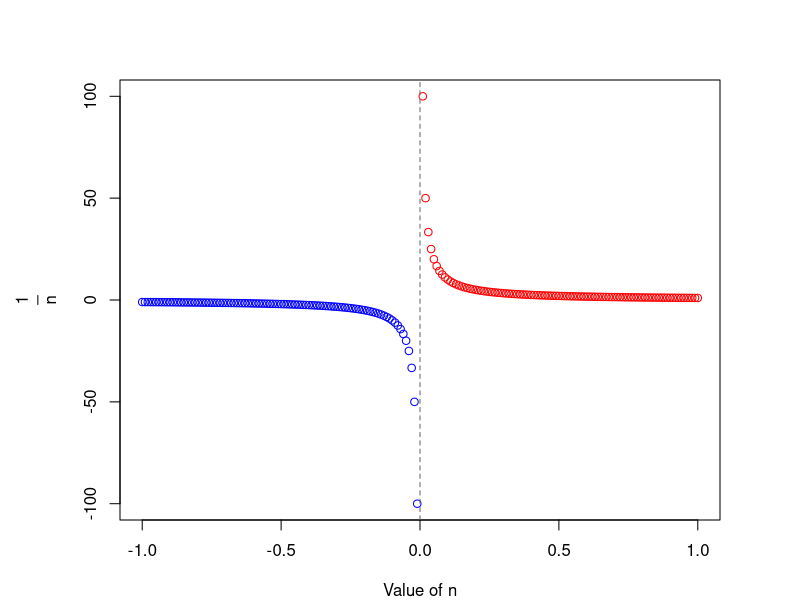
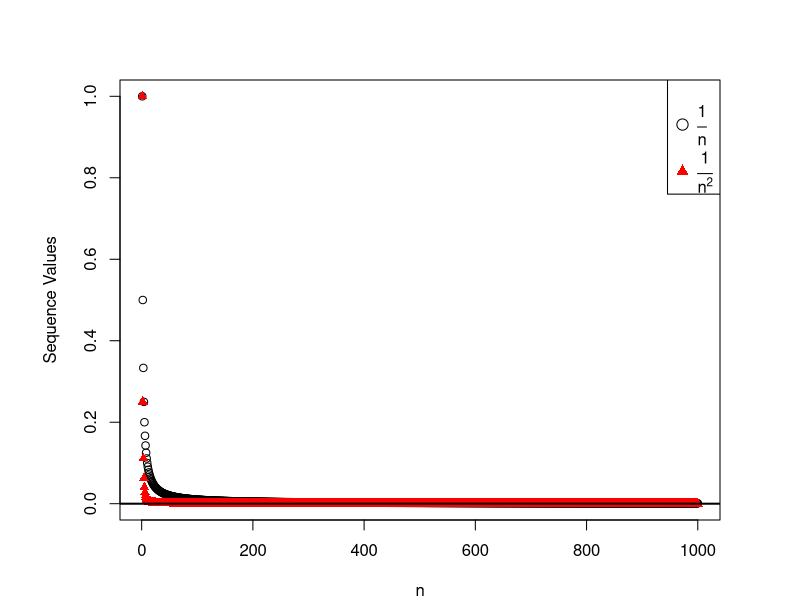
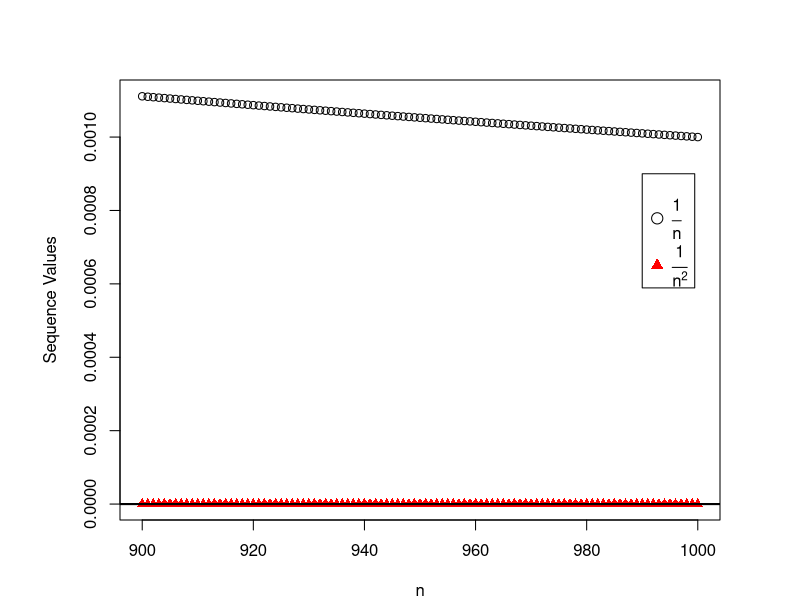
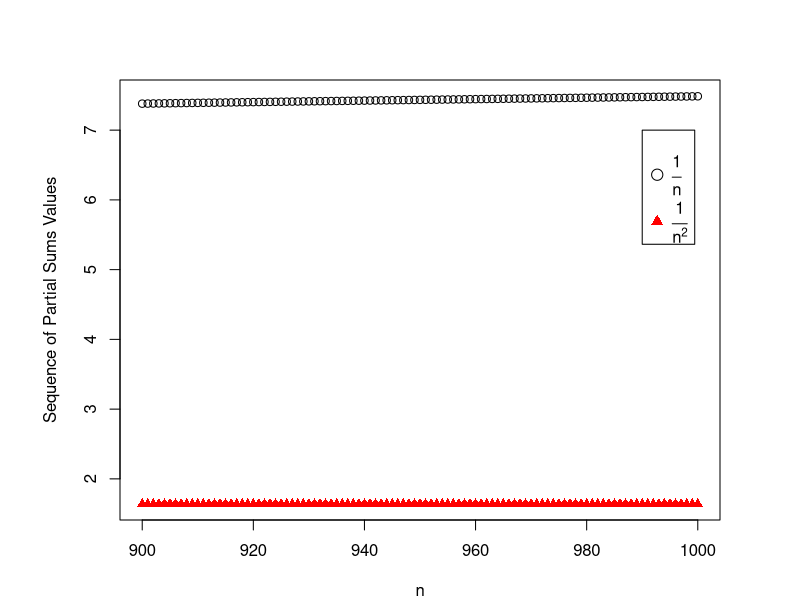
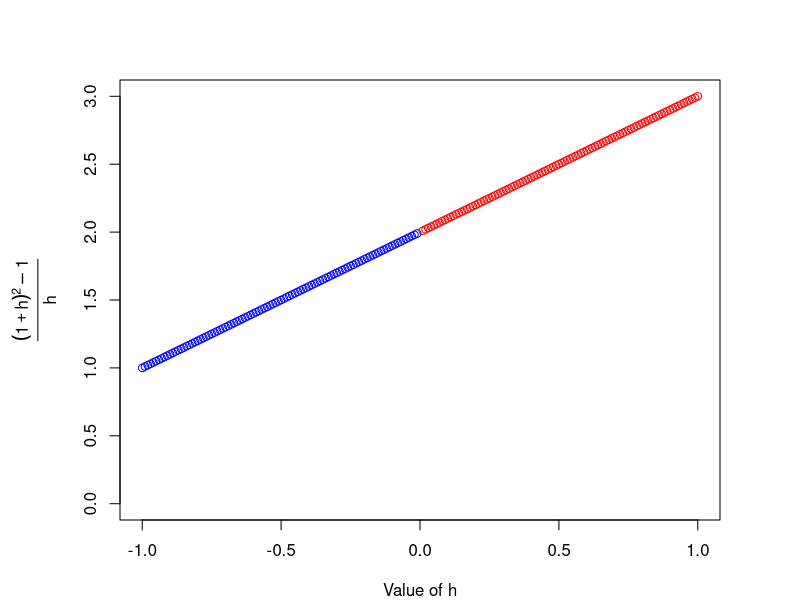
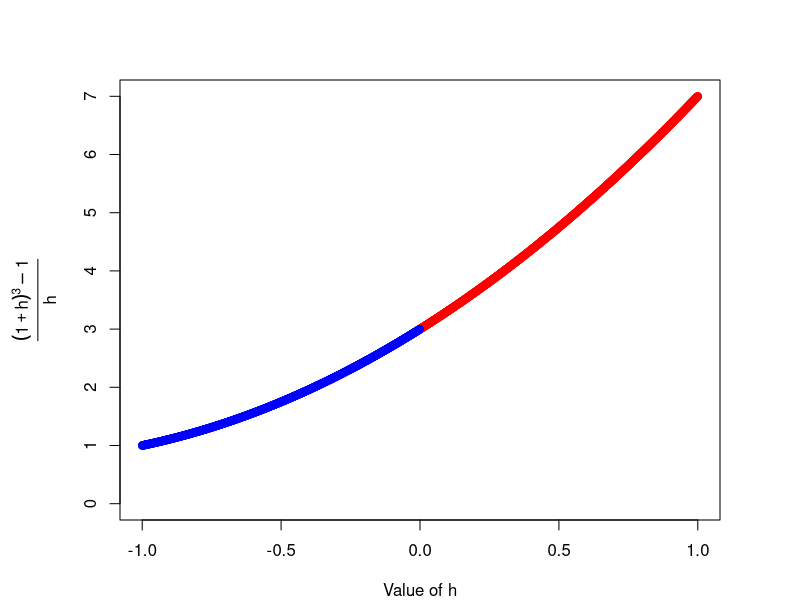
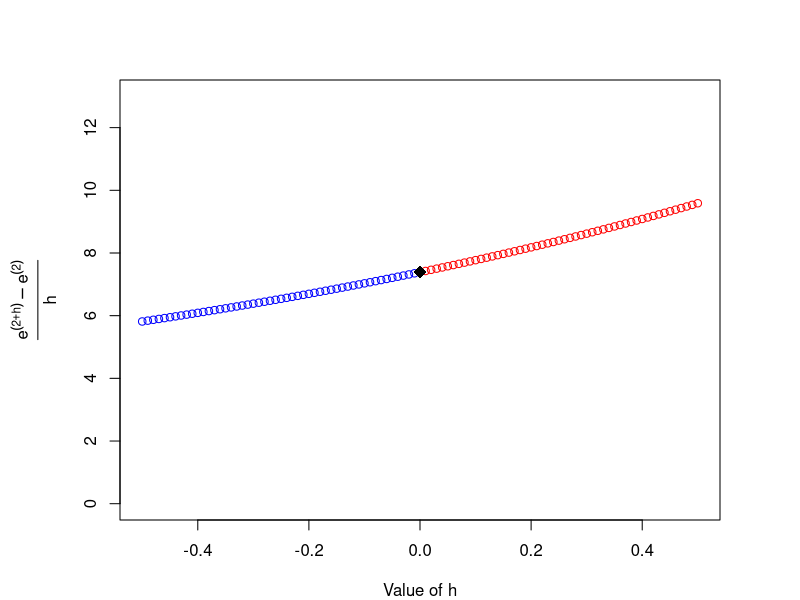
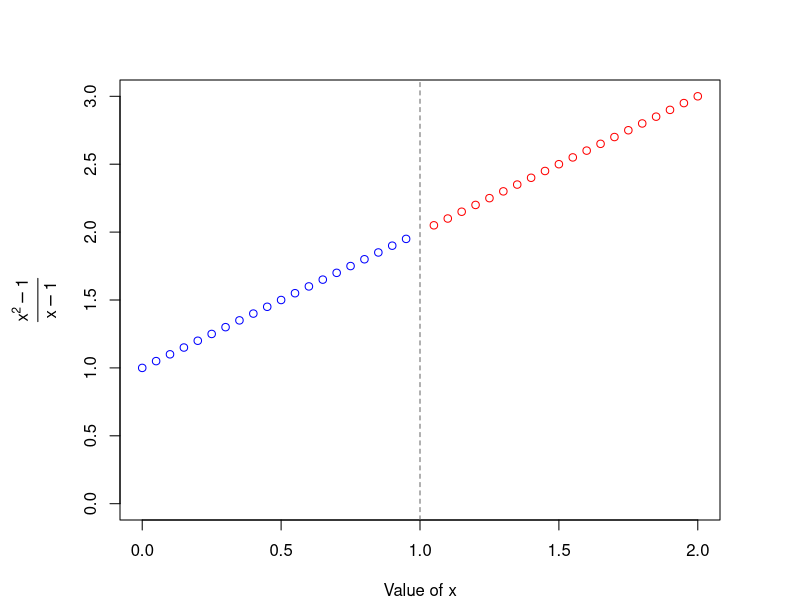

Generate these figures, in order, with R:
######################################################################
### R for College Mathematics and Statistics
### Thomas J Pfaff
### Code for Chapter 5: Sequences, Series, and Limits
######################################################################

options(scipen=9)
n=39:42
n=n^3+5
n=1/n
n


a=1:9
b=1:3
a+b
a^b

##### Sequences and Series #####

nr=100:1/100
nl=-100:-1/100
f=function(n){1/n}
par(mar=c(4,6,4,4))
plot(nr,f(nr),col="red",xlim=c(-1,1),ylim=c(-100,100),xlab="Value of n",
	ylab=expression(frac(1,n)))
points(nl,f(nl),col="blue")
abline(v=0,lty=2,col="gray40")


l=1
u=1000
n1=l:u
s1=1/n1
n2=(l:u)^2
s2=1/n2
miny=min(min(s1),min(s2))
maxy=max(max(s1),max(s2))
plot(n1,s1,pch=1,xlim=c(l,u),ylim=c(miny,maxy),xlab="n",ylab="Sequence Values")
points(n1,s2,pch=17,col="red")
legend("topright",c(expression(frac(1,n)),expression(frac(1,n^2))),
	pch=c(1,17),pt.cex=c(1.5,1.25),col=c("black","red"),y.intersp=1.25)
abline(h=0,lwd=2)


l2=900
u2=1000
miny2=min(min(s1[c(l2:u2)]),min(s2[c(l2:u2)]))
maxy2=max(max(s1[c(l2:u2)]),min(s2[c(l2:u2)]))
options(scipen=9)
plot(n1[c(l2:u2)],s1[c(l2:u2)],pch=1,xlim=c(l2,u2),ylim=c(miny2,maxy2),
	xlab="n",ylab="Sequence Values")
points(n1[c(l2:u2)],s2[c(l2:u2)],pch=17,col="red")
legend(990,0.0009,c(expression(frac(1,n)),expression(frac(1,n^2))),
	pch=c(1,17),pt.cex=c(1.5,1.25),col=c("black","red"),y.intersp=1.25)
abline(h=0,lwd=2)


l2=900
u2=1000
ps1=cumsum(s1)
ps2=cumsum(s2)
miny3=min(min(ps1[c(l2:u2)]),min(ps2[c(l2:u2)]))
maxy3=max(max(ps1[c(l2:u2)]),min(ps2[c(l2:u2)]))
plot(n1[c(l2:u2)],ps1[c(l2:u2)],pch=1,xlim=c(l2,u2),ylim=c(miny3,maxy3),
	xlab="n",ylab="Sequence of Partial Sums Values")
points(n1[c(l2:u2)],ps2[c(l2:u2)],pch=17,col="red")
legend(990,7,c(expression(frac(1,n)),expression(frac(1,n^2))),pch=c(1,17),
	pt.cex=c(1.5,1.25),col=c("black","red"),y.intersp=1.25)

##### The Derivative as a Limit #####

hp=100:1/100
hm=-100:-1/100
D=function(h){((1+h)^2-1)/h}
par(mar=c(4,6,4,4))
plot(hp,D(hp),col="red",xlim=c(-1,1),ylim=c(0,3),xlab="Value of h",
	ylab=expression(frac((1+h)^2-1,h)))
points(hm,D(hm),col="blue")


hp=1000:1/1000
hm=-1000:-1/1000
D=function(h){((1+h)^3-1)/h}
par(mar=c(4,6,4,4))
plot(hp,D(hp),col="red",xlim=c(-1,1),ylim=c(0,7),xlab="Value of h",
	ylab=expression(frac((1+h)^3-1,h)))
points(hm,D(hm),col="blue")


hp=50:1/100
hm=-50:-1/100
D=function(a,h){(exp(a+h)-exp(a))/h}
par(mar=c(4,6,4,4))
plot(hp,D(2,hp),col="red",xlim=c(-0.5,0.5),ylim=c(0,13),xlab="Value of h",
	ylab=expression(frac(e^(2+h)-e^(2),h)))
points(hm,D(2,hm),col="blue")
points(0,exp(2),pch=18,cex=1.75)


xr=1+ 20:1/20
xl=1- 20:1/20
f=function(x){(x^2-1)/(x-1)}
par(mar=c(4,6,4,4))
plot(xr,f(xr),col="red",xlim=c(0,2),ylim=c(0,3),xlab="Value of x",
	ylab=expression(frac(x^2-1,x-1)))
points(xl,f(xl),col="blue")
abline(v=1,lty=2,col="gray40")

##### Recursive Sequences #####

n=20
FibSeq=numeric(n)
FibSeq[1]=1
FibSeq[2]=1
for (i in 3:n) {FibSeq[i]=FibSeq[i-1]+FibSeq[i-2]}
FibSeq


list=1:n
FibTable=rbind(list,FibSeq)
FibTable


FibTable2=matrix(FibSeq,n,1)
FibTable2


FibFun=function(n) {
 if (n==1 | n == 2) return (1)
 else return (FibFun(n-1)+FibFun(n-2))
 }
FibFun(30)


seq(0,3, length.out=5)
